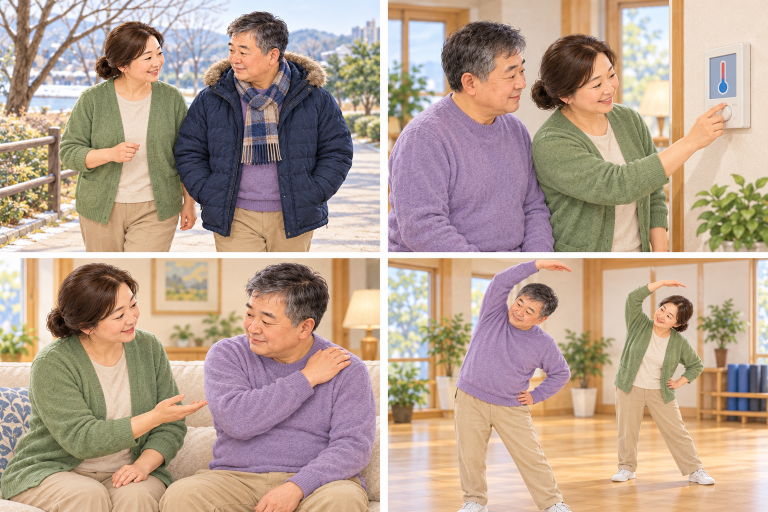
#> input picture data/_1102/후기 게임자료/게임개발/후 3-1/건강한 생활.png, 1536 x 1024 px, given in place of 옷 입기.png, which was not available (shown at 1/2 size)
$ python gen_h3_1.py
#> lines starting #> are read from the running program, lines starting #| are printed output that depends on the picture
"""후3-1 「나에게 맞는 도움 고르기」 — 주제 그림 8장을 줄이고, 각 그림의 2×2 칸을 잘라 선택지 그림 32장을 만든다.
사용: python tools/gen_h3_1.py   → src/games/h3-1/img/<주제>.jpg, <주제>-1.jpg … <주제>-4.jpg

원본: data/_1102/후기 게임자료/게임개발/후 3-1/<주제>.png (1536×1024, 흰 줄로 나뉜 2×2 그림)
- 「삽화_32장_검토용.jpg」(300×200칸)와 같은 그림이 주제 그림 안에 더 크게(약 760×500) 들어 있어 주제 그림에서 자른다.
- 칸 순서: 왼쪽 위 1, 오른쪽 위 2, 왼쪽 아래 3, 오른쪽 아래 4 (검토용 시트의 줄 순서와 같다)
- 흰 칸막이는 그림마다 몇 px씩 달라서 밝은 줄을 찾아 자른다.
진짜 그림이므로 도장을 찍지 않는다.
"""
import sys
from pathlib import Path
import numpy as np
from PIL import Image

ROOT = Path(__file__).resolve().parent.parent
SRC = ROOT / 'data' / '_1102' / '후기 게임자료' / '게임개발' / '후 3-1'
OUT = ROOT / 'src' / 'games' / 'h3-1' / 'img'
TOPICS = [('dress', '옷 입기'), ('medicine', '약 복용'), ('hospital', '병원 가기'), ('meal', '식사 지원'),
          ('clean', '청소와 빨래'), ('outing', '외출'), ('health', '건강한 생활'), ('alone', '혼자 있을 때')]
Q = 83


def gutter(profile, lo, hi):
    """lo~hi 사이에서 평균 밝기가 235를 넘는 줄(흰 칸막이)의 처음과 끝."""
    idx = [i for i in range(lo, hi) if profile[i] > 235]
    if not idx:
        raise SystemExit(f'칸막이를 못 찾음 ({lo}~{hi})')
    return idx[0], idx[-1]


def main():
    sys.stdout.reconfigure(encoding='utf-8')
    OUT.mkdir(parents=True, exist_ok=True)
    for key, name in TOPICS:
        im = Image.open(SRC / f'{name}.png').convert('RGB')
#> im is the input picture: PIL image 1536x1024 RGB; mean R, G, B 182, 160.3, 144.6
        w, h = im.size
#> w = 1536; h = 1024
        a = np.asarray(im.convert('L')).astype(int)
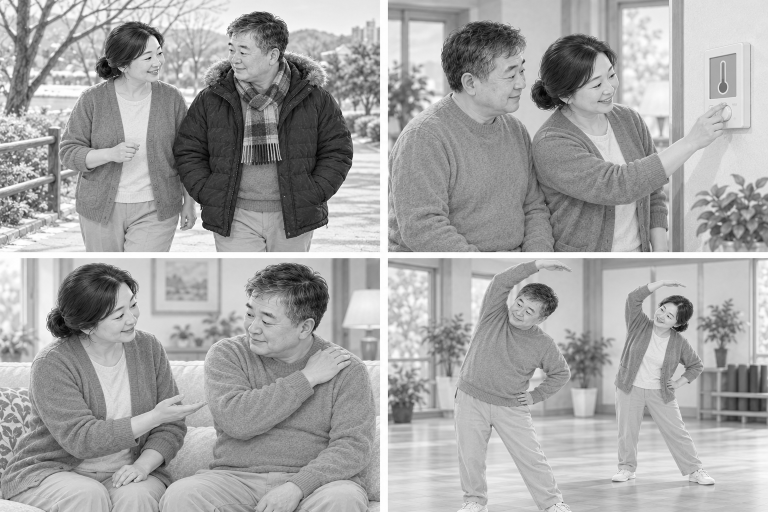
#> a: shape (1024, 1536) int64 (shown at 1/2 size); min 0, max 255, mean 165
        c0, c1 = gutter(a.mean(0), w // 2 - 120, w // 2 + 120)
#> in gutter, `idx = [i for i in range(lo, hi) if profile[i] > 235]`: idx = [760, 761, 762, 763, 764, 765, 766, 767, 768, 769, 770, 771, 772, 773, 774, 775]
#> c0 = 760; c1 = 775
        r0, r1 = gutter(a.mean(1), h // 2 - 120, h // 2 + 120)
#> r0 = 505; r1 = 515
        m = 3  # 칸막이 가장자리의 흐린 줄을 조금 더 깎는다
        boxes = [(0, 0, c0 - m, r0 - m), (c1 + 1 + m, 0, w, r0 - m),
                 (0, r1 + 1 + m, c0 - m, h), (c1 + 1 + m, r1 + 1 + m, w, h)]
#> boxes = [(0, 0, 757, 502), (779, 0, 1536, 502), (0, 519, 757, 1024), (779, 519, 1536, 1024)]
        t = im.copy()
        t.thumbnail((1200, 1200), Image.LANCZOS)
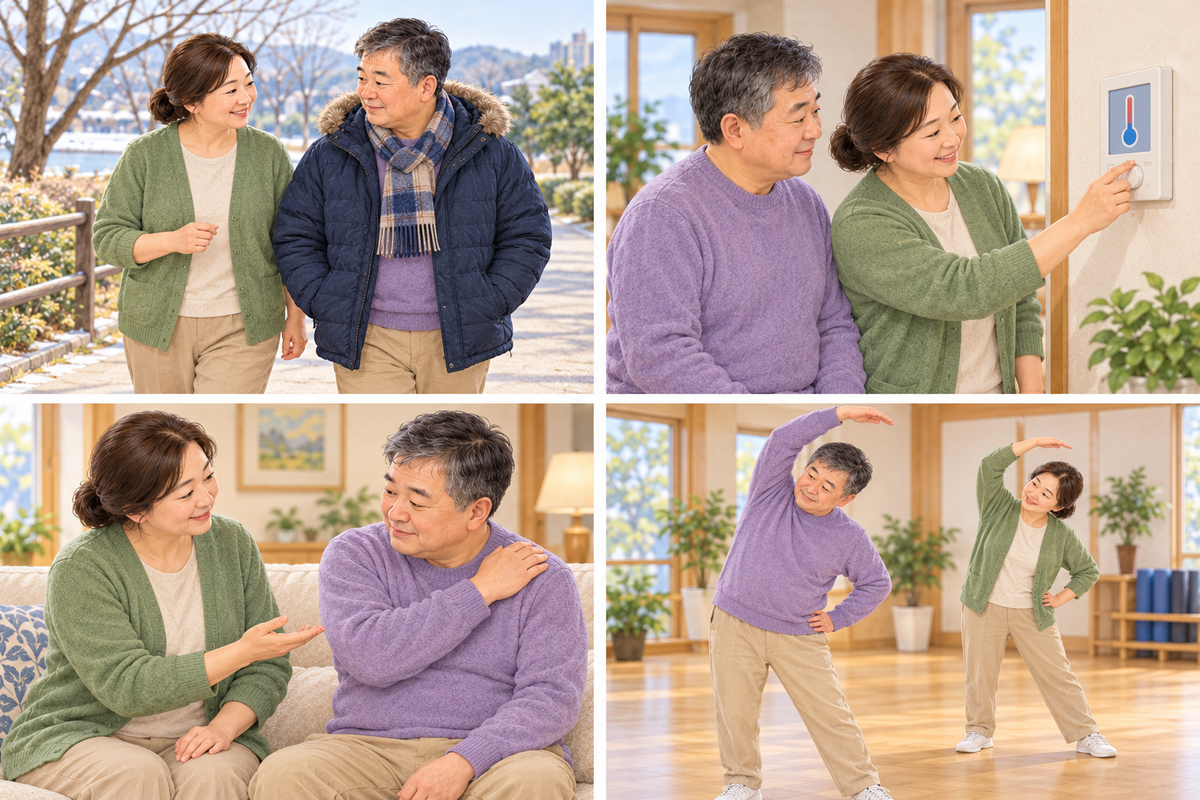
#> t: PIL image 1200x800 RGB; mean R, G, B 182, 160.3, 144.6
        t.save(OUT / f'{key}.jpg', 'JPEG', quality=Q, optimize=True, progressive=True)
        for i, b in enumerate(boxes, 1):
            im.crop(b).save(OUT / f'{key}-{i}.jpg', 'JPEG', quality=Q, optimize=True, progressive=True)
#> this loop made 4 passes
#> pass 1, in main, `im.crop(b).save(OUT / f'{key}-{i}.jpg', 'JPEG', quality=Q, optimize=Tr..`:
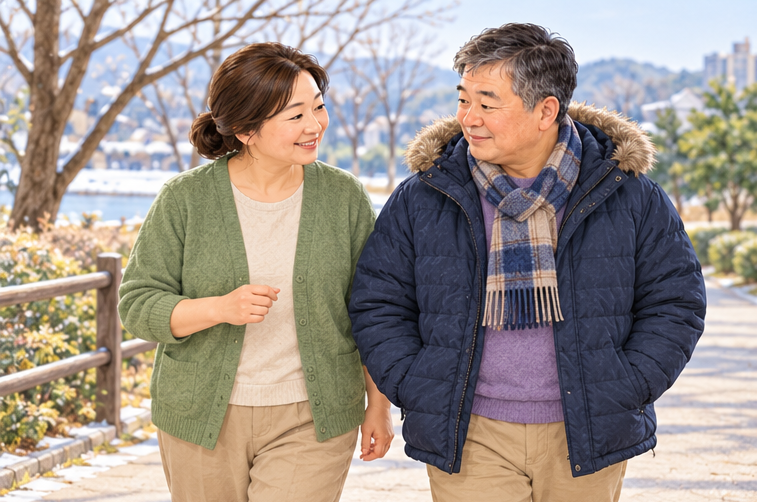
#> saved as dress-1.jpg: PIL image 757x502 RGB; mean R, G, B 157.8, 147, 139.8
#> pass 2, in main, `im.crop(b).save(OUT / f'{key}-{i}.jpg', 'JPEG', quality=Q, optimize=Tr..`:
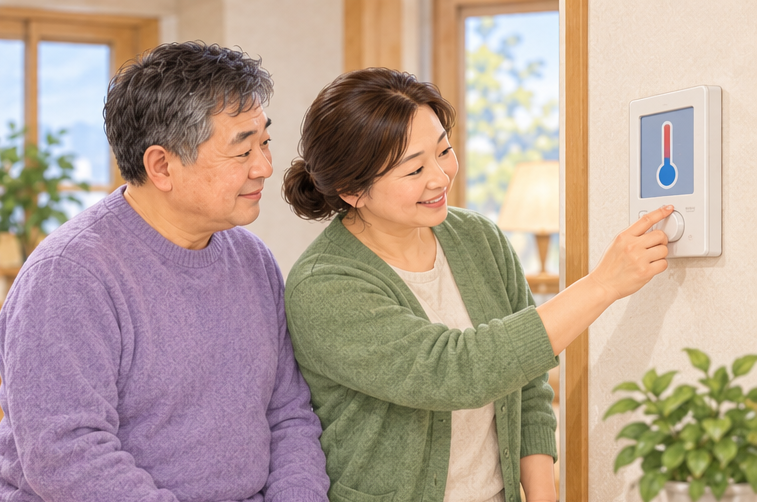
#> saved as dress-2.jpg: PIL image 757x502 RGB; mean R, G, B 179.7, 158.8, 145.5
        print(f'{key}\t{name}\t칸막이 x{c0}-{c1} y{r0}-{r1}')
#| dress	옷 입기	칸막이 x760-775 y505-515
#> pass 2 of the loop in main, `for key, name in TOPICS:`:
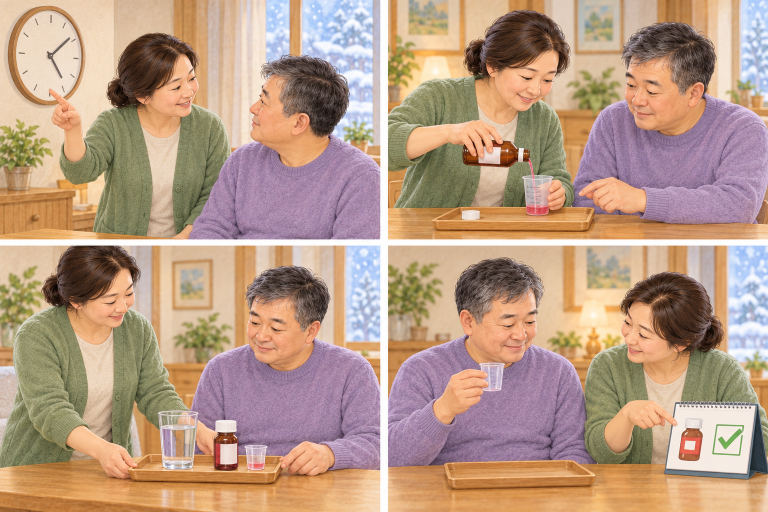
#> input picture data/_1102/후기 게임자료/게임개발/후 3-1/약 복용.png, 1536 x 1024 px (shown at 1/2 size)
#> in main, im is the input picture: PIL image 1536x1024 RGB; mean R, G, B 184.6, 154.5, 133.6
#> c0 = 761
#> r0 = 479; r1 = 490
#> boxes = [(0, 0, 758, 476), (779, 0, 1536, 476), (0, 494, 758, 1024), (779, 494, 1536, 1024)]
#> the loop in main, `for i, b in enumerate(boxes, 1):` made 4 passes
#> pass 1, in main, `im.crop(b).save(OUT / f'{key}-{i}.jpg', 'JPEG', quality=Q, optimize=Tr..`:
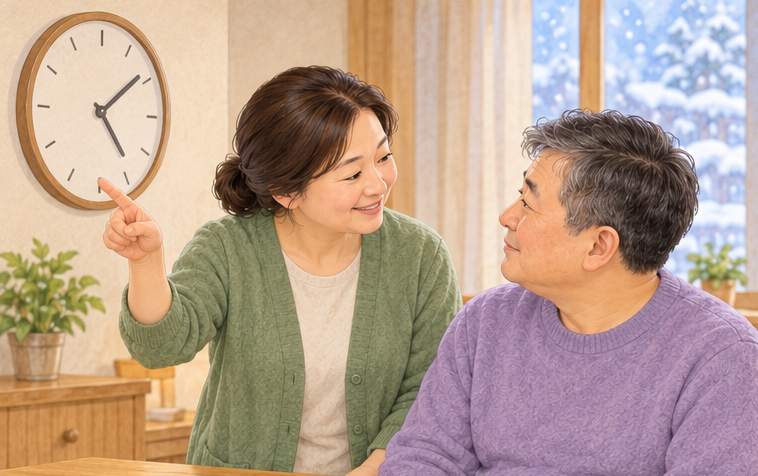
#> saved as medicine-1.jpg: PIL image 758x476 RGB; mean R, G, B 184.6, 159.8, 143.2
#> pass 2, in main, `im.crop(b).save(OUT / f'{key}-{i}.jpg', 'JPEG', quality=Q, optimize=Tr..`:
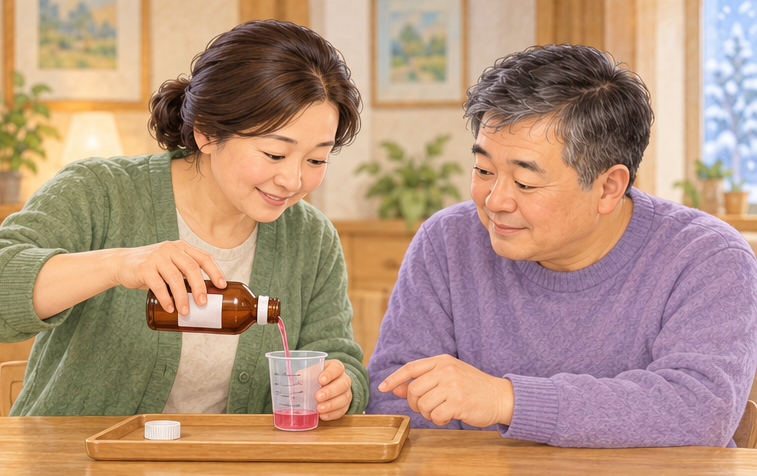
#> saved as medicine-2.jpg: PIL image 757x476 RGB; mean R, G, B 179.4, 147.1, 125
#| medicine	약 복용	칸막이 x761-775 y479-490
#> pass 3 of the loop in main, `for key, name in TOPICS:`:
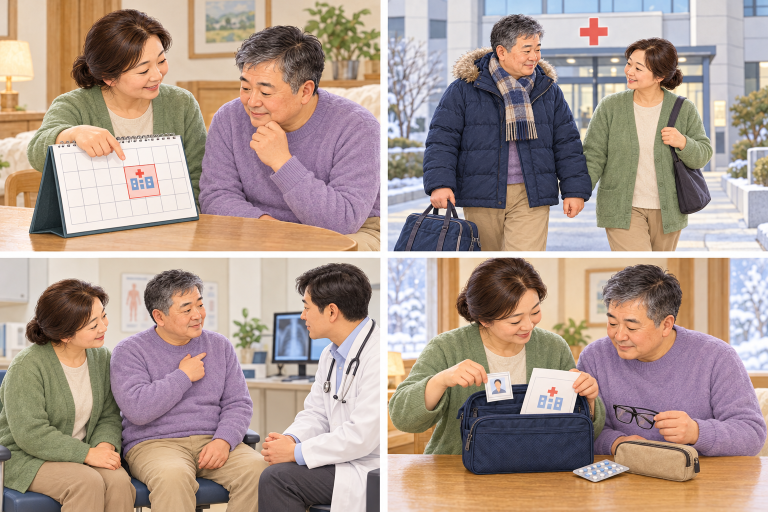
#> input picture data/_1102/후기 게임자료/게임개발/후 3-1/병원 가기.png, 1536 x 1024 px (shown at 1/2 size)
#> in main, im is the input picture: PIL image 1536x1024 RGB; mean R, G, B 171.9, 152.2, 142.2
#> c1 = 774
#> r0 = 503; r1 = 514
#> boxes = [(0, 0, 758, 500), (778, 0, 1536, 500), (0, 518, 758, 1024), (778, 518, 1536, 1024)]
#> the loop in main, `for i, b in enumerate(boxes, 1):` made 4 passes
#> pass 1, in main, `im.crop(b).save(OUT / f'{key}-{i}.jpg', 'JPEG', quality=Q, optimize=Tr..`:
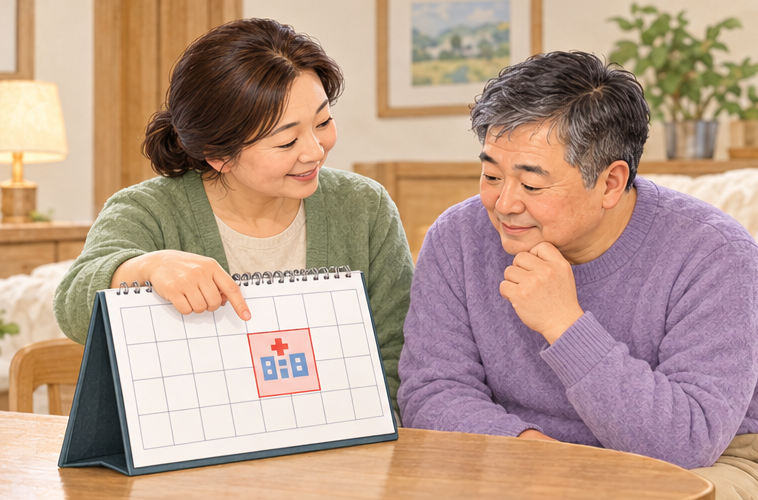
#> saved as hospital-1.jpg: PIL image 758x500 RGB; mean R, G, B 184.7, 156.1, 139.4
#> pass 2, in main, `im.crop(b).save(OUT / f'{key}-{i}.jpg', 'JPEG', quality=Q, optimize=Tr..`:
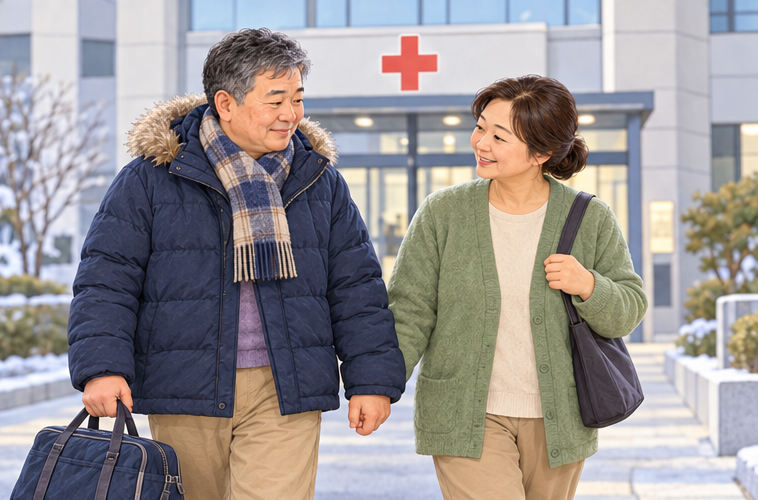
#> saved as hospital-2.jpg: PIL image 758x500 RGB; mean R, G, B 153.1, 147.7, 147.9
#| hospital	병원 가기	칸막이 x761-774 y503-514
#> the loop made 8 passes; the first 3 are shown


if __name__ == '__main__':
#> (the run stopped early here; a loop or call above may not have finished)
